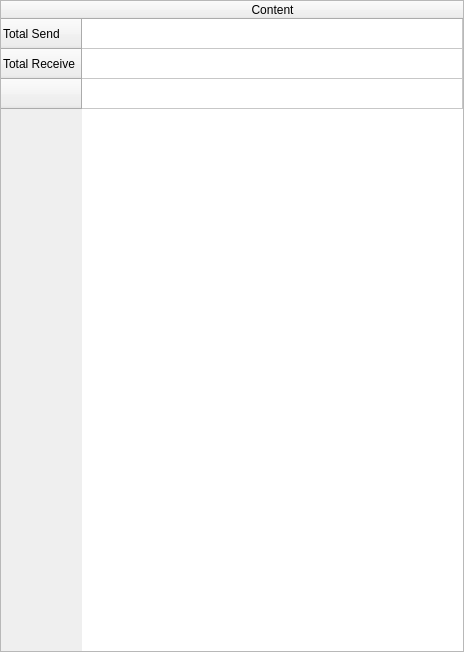
<?xml version="1.0" encoding="UTF-8"?>
<ui version="4.0">
 <class>MsgSummary</class>
 <widget class="QWidget" name="MsgSummary">
  <property name="geometry">
   <rect>
    <x>0</x>
    <y>0</y>
    <width>464</width>
    <height>652</height>
   </rect>
  </property>
  <property name="sizePolicy">
   <sizepolicy hsizetype="Expanding" vsizetype="Expanding">
    <horstretch>0</horstretch>
    <verstretch>0</verstretch>
   </sizepolicy>
  </property>
  <property name="windowTitle">
   <string>Form</string>
  </property>
  <layout class="QVBoxLayout" name="verticalLayout">
   <property name="leftMargin">
    <number>0</number>
   </property>
   <property name="topMargin">
    <number>0</number>
   </property>
   <property name="rightMargin">
    <number>0</number>
   </property>
   <property name="bottomMargin">
    <number>0</number>
   </property>
   <item>
    <widget class="QTableWidget" name="tableWidget">
     <attribute name="horizontalHeaderStretchLastSection">
      <bool>true</bool>
     </attribute>
     <row>
      <property name="text">
       <string>Total Send</string>
      </property>
     </row>
     <row>
      <property name="text">
       <string>Total Receive</string>
      </property>
     </row>
     <row>
      <property name="text">
       <string/>
      </property>
     </row>
     <column>
      <property name="text">
       <string>Content</string>
      </property>
     </column>
    </widget>
   </item>
  </layout>
 </widget>
 <resources/>
 <connections/>
</ui>
